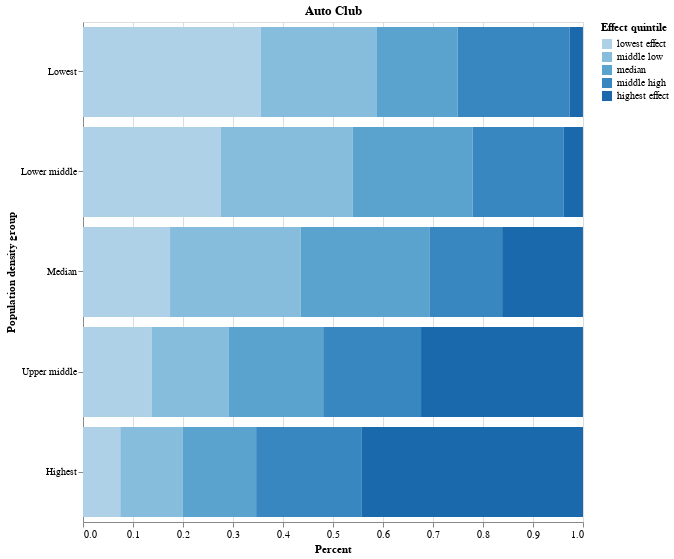

Notebook code cell kept with this figure:
### Code cell
%run ../00_misc/helper-func-notebook.ipynb
df_density_quintile = round(gdf_temp / gdf_temp.sum(), 4)
density_hbar = stacked_population_density_hbar(df_density_quintile, title="Auto Club")
density_hbar

### Figure 1 — Vega-Lite specification as saved in the notebook (floating-point values rounded to 4 significant figures)
{"config": {"view": {"continuousWidth": 300, "continuousHeight": 300}}, "data": {"name": "data-9288da5062b7b3e89845d775d18e3a10"}, "mark": {"type": "bar"}, "encoding": {"color": {"field": "Effect quintile", "sort": ["lowest effect", "middle low", "median", "middle high", "highest effect"], "type": "ordinal"}, "order": {"field": "color_Effect_quintile_sort_index", "type": "quantitative"}, "x": {"field": "Percent", "type": "quantitative"}, "y": {"field": "Population density group", "sort": ["Lowest", "Lower middle", "Median", "Upper middle", "Highest"], "type": "nominal"}}, "height": 500, "title": "Auto Club", "width": 500, "$schema": "https://vega.github.io/schema/vega-lite/v5.17.0.json", "datasets": {"data-9288da5062b7b3e89845d775d18e3a10": [{"Effect quintile": "lowest effect", "Population density group": "Lowest", "Percent": 0.3552}, {"Effect quintile": "middle low", "Population density group": "Lowest", "Percent": 0.2327}, {"Effect quintile": "median", "Population density group": "Lowest", "Percent": 0.1616}, {"Effect quintile": "middle high", "Population density group": "Lowest", "Percent": 0.2238}, {"Effect quintile": "highest effect", "Population density group": "Lowest", "Percent": 0.0266}, {"Effect quintile": "lowest effect", "Population density group": "Lower middle", "Percent": 0.2758}, {"Effect quintile": "middle low", "Population density group": "Lower middle", "Percent": 0.2633}, {"Effect quintile": "median", "Population density group": "Lower middle", "Percent": 0.2402}, {"Effect quintile": "middle high", "Population density group": "Lower middle", "Percent": 0.1815}, {"Effect quintile": "highest effect", "Population density group": "Lower middle", "Percent": 0.0391}, {"Effect quintile": "lowest effect", "Population density group": "Median", "Percent": 0.1741}, {"Effect quintile": "middle low", "Population density group": "Median", "Percent": 0.2611}, {"Effect quintile": "median", "Population density group": "Median", "Percent": 0.2575}, {"Effect quintile": "middle high", "Population density group": "Median", "Percent": 0.1456}, {"Effect quintile": "highest effect", "Population density group": "Median", "Percent": 0.1616}, {"Effect quintile": "lowest effect", "Population density group": "Upper middle", "Percent": 0.137}, {"Effect quintile": "middle low", "Population density group": "Upper middle", "Percent": 0.1548}, {"Effect quintile": "median", "Population density group": "Upper middle", "Percent": 0.1886}, {"Effect quintile": "middle high", "Population density group": "Upper middle", "Percent": 0.1957}, {"Effect quintile": "highest effect", "Population density group": "Upper middle", "Percent": 0.3238}, {"Effect quintile": "lowest effect", "Population density group": "Highest", "Percent": 0.0746}, {"Effect quintile": "middle low", "Population density group": "Highest", "Percent": 0.1243}, {"Effect quintile": "median", "Population density group": "Highest", "Percent": 0.1474}, {"Effect quintile": "middle high", "Population density group": "Highest", "Percent": 0.2114}, {"Effect quintile": "highest effect", "Population density group": "Highest", "Percent": 0.4423}]}}
